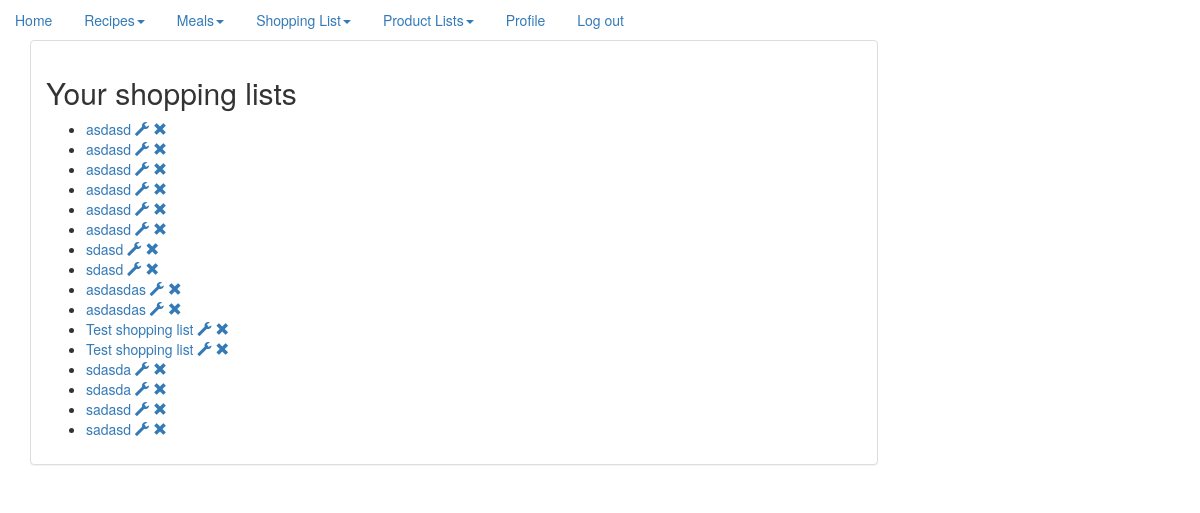
/shopping_lists/ (signed in), run on an earlier commit of the app's database.
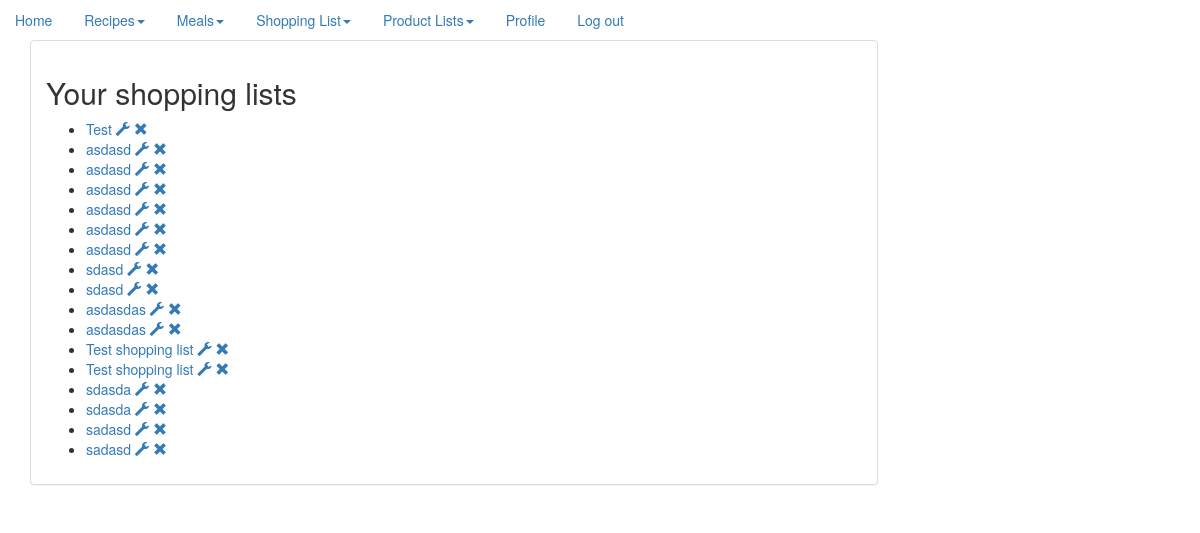
And on a later commit of the database.
### recipe/models.py (models this page shows)
class ShoppingList(models.Model):
    name = models.CharField(max_length=200)
    user = models.ForeignKey(User, on_delete=models.CASCADE)
    items = models.ManyToManyField(Ingredient)
    card = models.CharField(max_length=1024, blank=True)
    class Meta:
        ordering = ["-id"]
    def __str__(self):
        return self.name

### website/views.py (the view)
# urls.py: url(r'^shopping_lists/', ShowShoppingLists.as_view()),
class ShowShoppingLists(LoginRequiredMixin, ListView):
    context_object_name = 'shopping_list'
    queryset = ShoppingList.objects.all()
    def get_context_data(self, **kwargs):
        queryset = ShoppingList.objects.filter(user=self.request.user)
        context = {
            'paginator': None,
            'page_obj': None,
            'is_paginated': False,
            'object_list': queryset,
        }
        context.update(kwargs)
        return context

### templates/recipe/shoppinglist_list.html
{% extends "base.html" %}
{% block content %}
    <h2>Your shopping lists</h2>
    <ul>
        {% for shopping_list in object_list %}
            <li><a href="/shopping_list/{{ shopping_list.id }}">{{ shopping_list }}</a>
                <a href="/edit_shopping_list/{{ shopping_list.id }}"><span class="glyphicon glyphicon glyphicon-wrench"
                                                                           aria-hidden="true"></span></a>
                <a href="/delete_shopping_list/{{ shopping_list.id }}"><span
                        class="glyphicon glyphicon glyphicon-remove"
                        aria-hidden="true"></span></a>
            </li>
        {% endfor %}
    </ul>
{% endblock %}

What changed in the data, as far as the page shows it:
added ShoppingList: name "Test"
